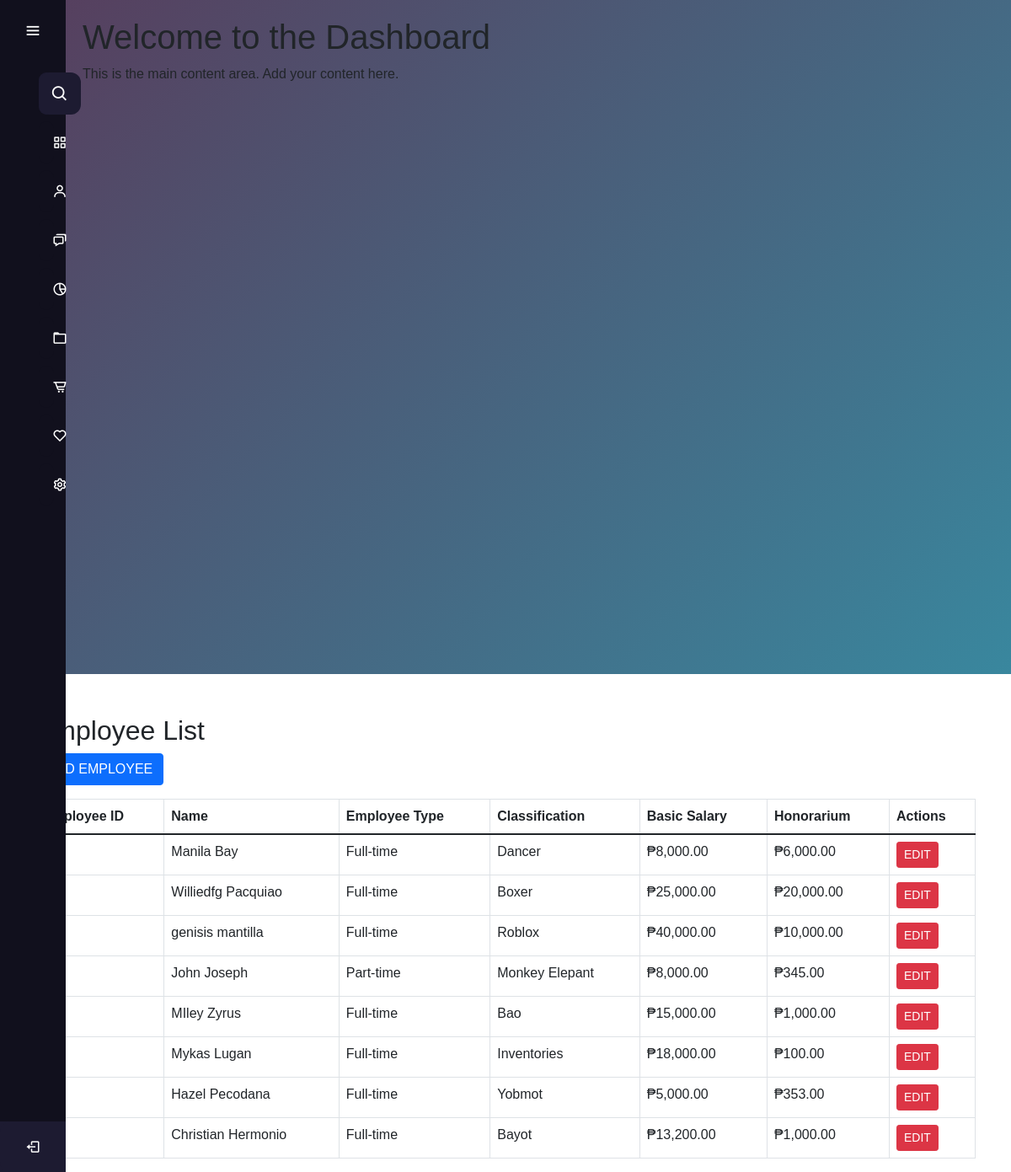
Before: /frontUP/manage_employees.php with the older database file.
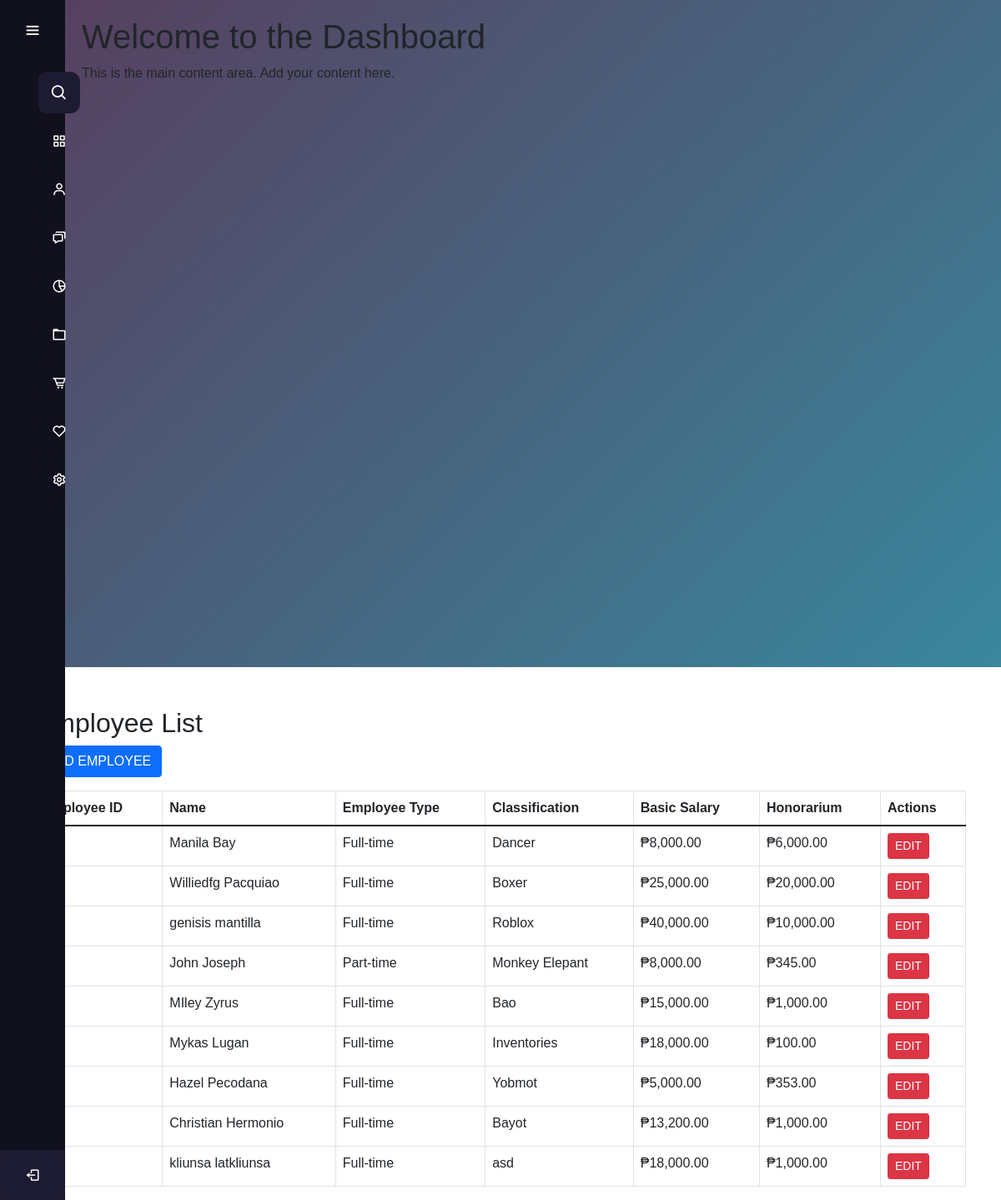
After: the same page with the newer database file.
### tables this page shows
CREATE TABLE `employees` (
  `employee_id` int(11) NOT NULL,
  `first_name` varchar(255) NOT NULL,
  `last_name` varchar(255) NOT NULL,
  `suffix_title` varchar(50) NOT NULL,
  `employee_type` enum('full-time','part-time') NOT NULL,
  `classification` varchar(255) NOT NULL,
  `basic_salary` decimal(10,2) NOT NULL,
  `honorarium` decimal(10,2) DEFAULT 0.00,
  `incentives` decimal(10,0) NOT NULL,
  `overload_rate` decimal(10,0) NOT NULL,
  `watch_reward` decimal(10,0) NOT NULL,
  `absent_lateRate` decimal(10,0) NOT NULL,
  `created_at` timestamp NOT NULL DEFAULT current_timestamp()
);

### frontUP/manage_employees.php (the view, shortened to what this page needs)
<?php
$conn = new mysqli('localhost', 'root', '', 'gfi_exel');
$sql_fetch = "SELECT * FROM employees";
$result = $conn->query($sql_fetch);
?>
<!DOCTYPE html>
<html lang="en">
<?php include 'sidebars.php'; ?>
<head>
    <link rel="stylesheet" href="css/bootstrap.min.css">
</head>
<body>
    <div class="container mt-5">
        <div id="employeeList">
            <h2 class="mb-9">Employee List</h2>
            <button class="btn btn-primary mb-3" onclick="toggleView('addEmployee')">ADD EMPLOYEE</button>
            <table class="table table-bordered">
                <thead>
                    <tr>
                        <th>Employee ID</th>
                        <th>Name</th>
                        <th>Employee Type</th>
                        <th>Classification</th>
                        <th>Basic Salary</th>
                        <th>Honorarium</th>
                        <th>Actions</th>
                    </tr>
                </thead>
                <tbody>
                    <?php
                    if ($result->num_rows > 0) {
                        while ($row = $result->fetch_assoc()) {
                            echo "<tr>
                                    <td>" . $row['employee_id'] . "</td>
                                    <td>" . $row['first_name'] . " " . $row['last_name'] . "</td>
                                    <td>" . ucfirst($row['employee_type']) . "</td>
                                    <td>" . $row['classification'] . "</td>
                                    <td>₱" . number_format($row['basic_salary'], 2) . "</td>
                                    <td>₱" . number_format($row['honorarium'], 2) . "</td>
                                    <td>
                                        <button class='btn btn-danger btn-sm' onclick='toggleEditForm(" . $row['employee_id'] . ")'>EDIT</button>
                                    </td>
                                  </tr>";
                        }
                    } else {
                        echo "<tr><td colspan='7'>No employees found.</td></tr>";
                    }
                    ?>
                </tbody>
            </table>
        </div>
    </div>
</body>
</html>

Changed rows visible on the page:
added employees: first_name "kliunsa", last_name "latkliunsa", employee_type "Full-time", classification "asd", basic_salary "18,000.00", honorarium "1,000.00"
